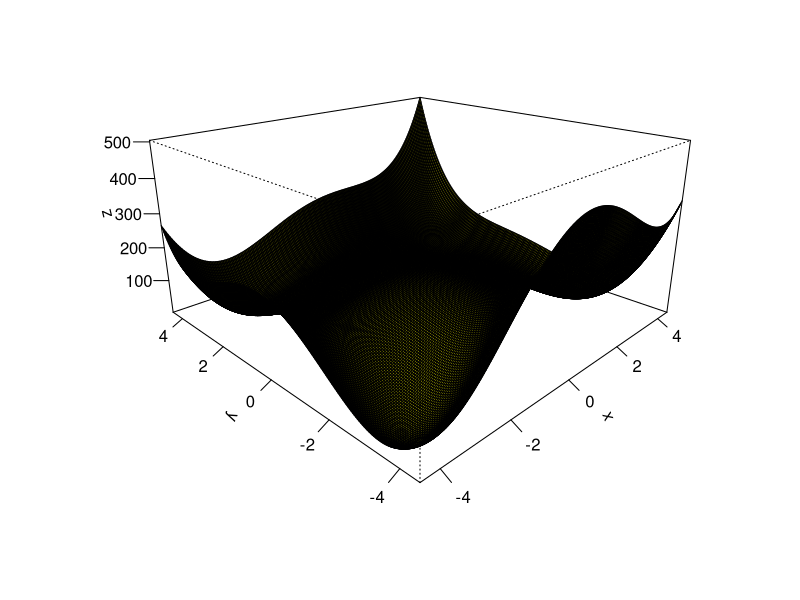
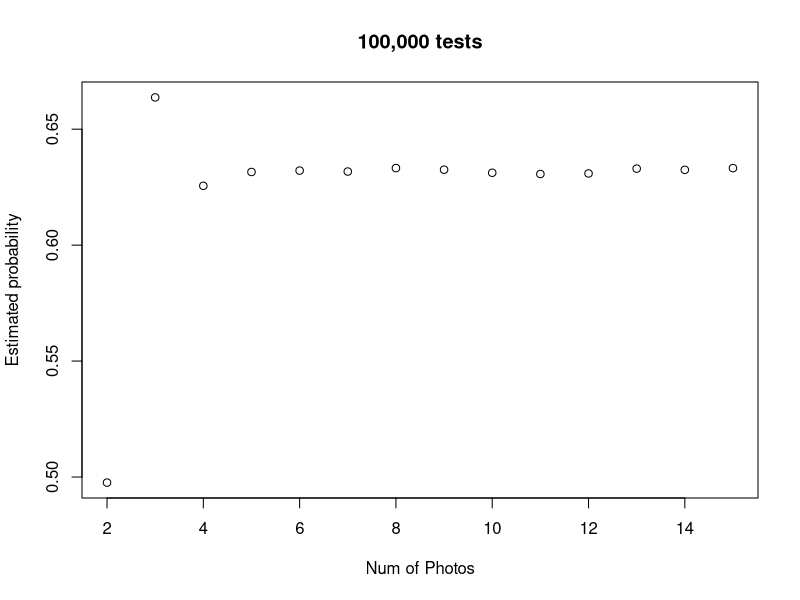

Source code (R) for these figures, in order:
####################Question 1############################
#Question 1
#Defining the Matrix
A<-matrix(c(3,-1,0,-1,0,-1,3,-1,3,-1,0,-1,3,1,0,-1,3,1,5,-1,0,-1,0,-1,1), nrow=5)

#Function that can be passed Matx in order to perform Cholesky Functions
choleskyFunction <- function(Matx){
  #Finds the upper triangular matrix
  L<-chol(Matx)
  #Transposes the matrix to show the lower triangular matrix
  Lt<-t(L)
  #Displays the lower hand matrix
  Lt
}
#Runs the function
choleskyFunction(A)
####################Question 2############################
#Question 2 
#Singular value Decompostion
#the creation of matrix
Q2Matrix <- matrix(c(1,1,1,1,2,0,0,0),nrow = 4)
#Displaying original matrix
Q2Matrix
#using the svd function to show the singular values
sv <-svd(Q2Matrix)
#Displaying Singular values
sv
####################Question 3############################
#Question 3
####################Question 4############################
#Question 4
####################Question 5#############################
#Question 5
#Function plot - Plot the formula below
Question5F<-function(x,y,a,b) (x^2+y-11)^2+(x+y^2-7)^2
#defining the x,y and z of the measurements
x<-seq(-4.5,4.5,length.out = 200)
y<-seq(-4.5,4.5,length.out = 200)
z<-outer(x,y,Question5F,a=1,b=100)

#plotting the graph 
persp(x,y,z,theta =-45,phi=20,expand=0.5,col="yellow",shade =1,ticktype ="detailed",xlab ="x",ylab ="y",zlab="z")

#Writing the function so x,y is a vector
Question5FV<-function(vec) (vec[1]^2+vec[2]-11)^2+(vec[1]+vec[2]^2-7)^2


###################Finding the minimums###########################
#Minimum can be found based on value being 0 or so close to 0
#Based on plot there seems to be 4 dips representing each minimum is extracted here
#From plot minimum seems to be near x=-4,y=-4.
minimum1<- optim(c(-4,-4),Question5FV)$par
minimum1

#From plot minimum seems to be near x = 4, y= -3.5
minimum2 <- optim(c(4,-3.5),Question5FV)$par
minimum2

#From plot minimum seems to be near x = -3.5, y = 3.5
minimum3 <- optim(c(-3.5, 3.5),Question5FV)$par
minimum3

#From plot minimum seems to be near x = 3.5, y = 3.5
minimum4 <- optim(c(3.5,3.5),Question5FV,hessian = TRUE)$par
minimum4

####################Finding the Maximum points#####################
maximum1 <- optim(c(0,0),control=list(fnscale=-1),Question5FV)$par
maximum1

###################finding the saddle points######################
#Lets define the partial derivatives by plugging vec[1] and vec[2] instead of x and y
fx <- function(x,y,h=0.001){
  (Question5F(x+h,y) - Question5F(x,y))/h
}
fy <- function(x,y,h=0.001){
  (Question5F(x,y+h)-Question5F(x,y))/h
}


fxb <- function(vec){
  fx(vec[1],vec[2])
}
fyb <- function(vec){
  fy(vec[1],vec[2])
}

#call sumssq the function of the vector vec made of the sum of the squares
#of the two parial derivatives
sumssq <- function(vec){
  fxb(vec)^2+fyb(vec)^2
}

#Now we can find the coordinates of the saddle points through "optim".
#We do exactly the same thing for all three points, just changing the guess of their location. 
#according to the graph. 

saddle_point1 <- optim(c(-3.5,0),sumssq)$par
saddle_point1

saddle_point2 <- optim(c(0,-3.5),sumssq)$par
saddle_point2

saddle_point3 <- optim(c(0,2),sumssq)$par
saddle_point3

#creating a list of minimum points
minimum_list <- list(minimum1,minimum2,minimum3,minimum4)
#List of minimum points
minimum_list

#this represents the only maximum point in graph
maximum1

#list of saddle points
saddle_point_list <- list(saddle_point1,saddle_point2,saddle_point3)
#Print of saddle point list
saddle_point_list

####################Question 7#################################

#number of pictures inside of simulation

#variable to keep track of matched amount
totalNumberMatched <- 0


#function of pairing actors
pairActor <- function(secNumber, trials){
  #variable to track if match has taken place
  numOfMatches <- 0
  #looping through number of trials = 100,000
  for (t in 1:trials) {
    #variables storing the number of photos present in each sequance
    numberOfActors <- seq(1:secNumber)
    numberOfBabys <- sample(1:secNumber)
    
    #for loop comparing
    for(i in 1:secNumber){
      if(numberOfActors[i] == numberOfBabys[i])
      {
        #If match takes place, log
        numOfMatches = numOfMatches + 1
      }
    }
    #checking if matches have taken place
    if(numOfMatches != 0){
      #if any number of matches has taken place, track total number of matches
      totalNumberMatched = totalNumberMatched +1
      #Number of matches set to zero so tracking can take place
      numOfMatches = 0
    }
  }
 #print out the % of successful matches over the trials
  percentageSuccess <- totalNumberMatched/trials
  return(percentageSuccess)
}

#set the number of pictures present
nPictures <- seq(2,15)
#define the number of times the results will be collected
result <- seq(1,14)

#call the function 14 times storing the results each time,  
for(n in 1:14){
  result[n] <- pairActor(nPictures[n],100000)  
}

#forming a final plot so that it can be plotted againced the correct number of photos
finalPlot <- matrix(c(seq(2,15),result), nrow = 14)

#plotting the final results on graph
plot(finalPlot,main = "100,000 tests", xlab = "Num of Photos",ylab = "Estimated probability")

#Commenting done inside of submission document. 
#Discussing the reason probability stabilizes at 5+ photos


################################## Question 8 ##################################
